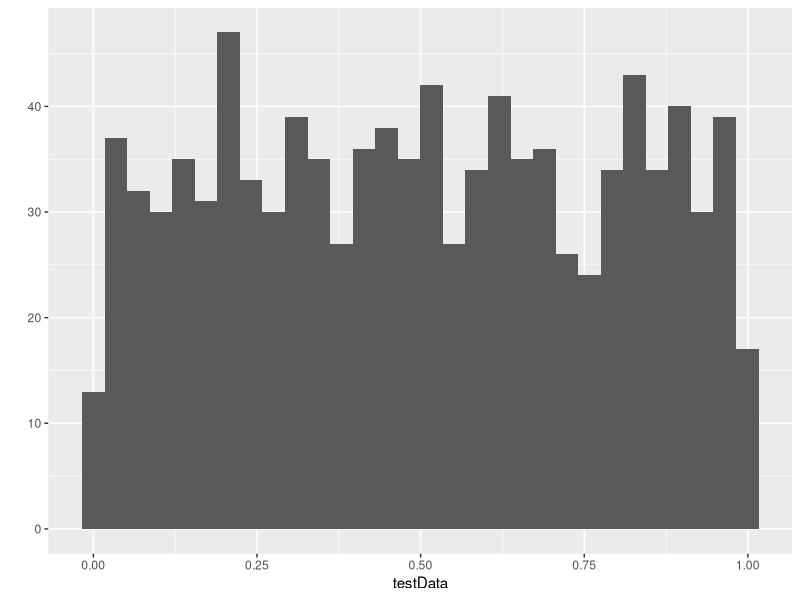
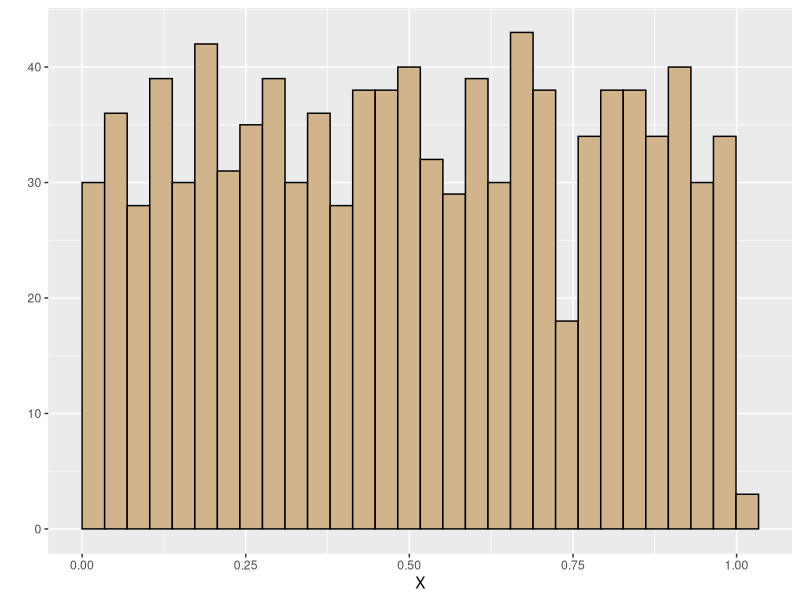
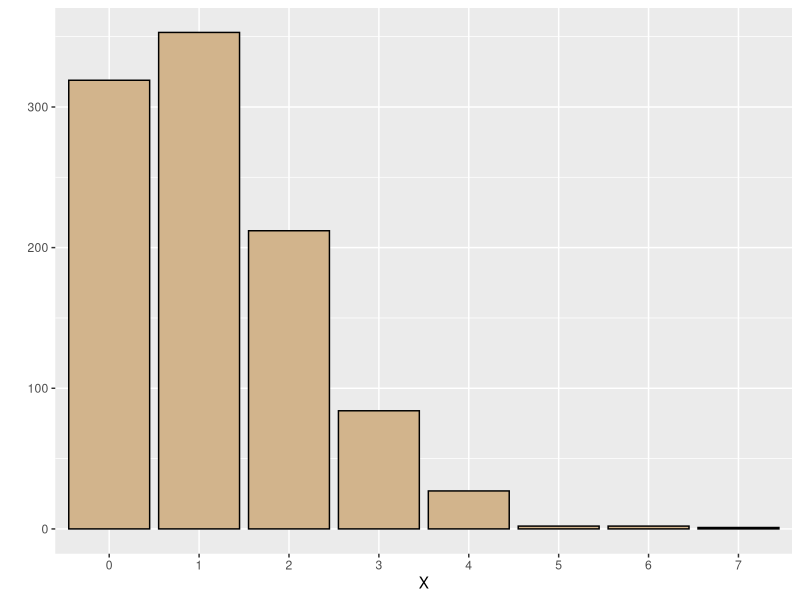
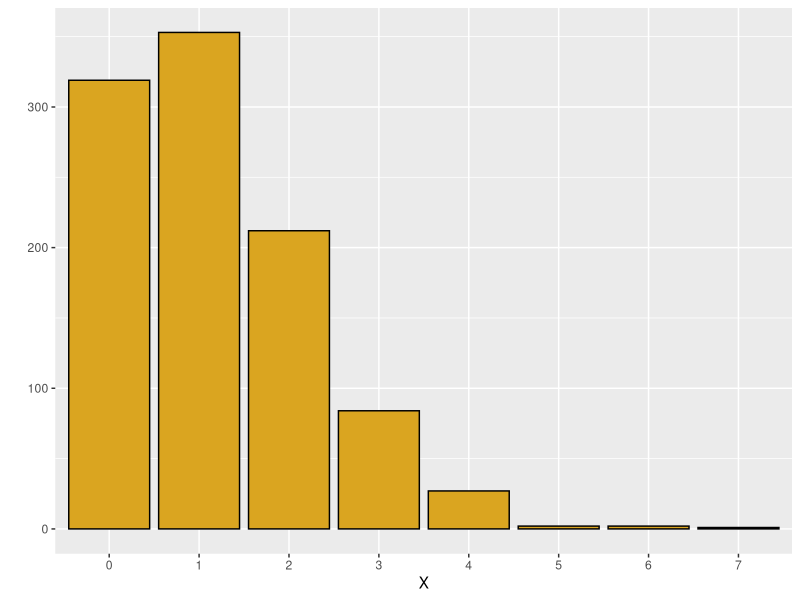
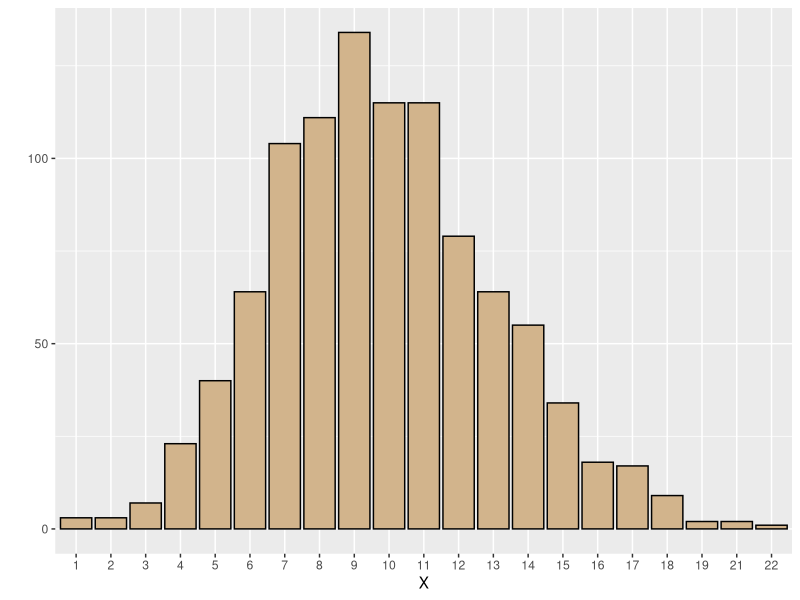
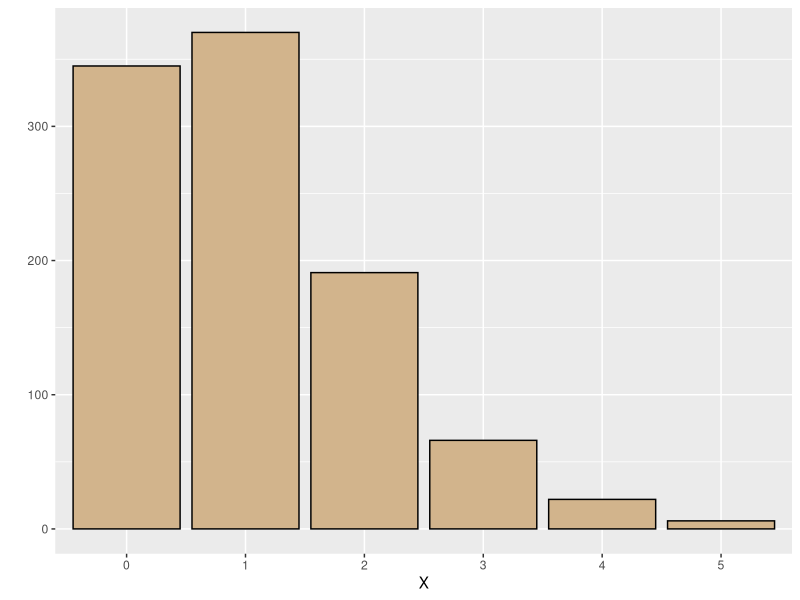
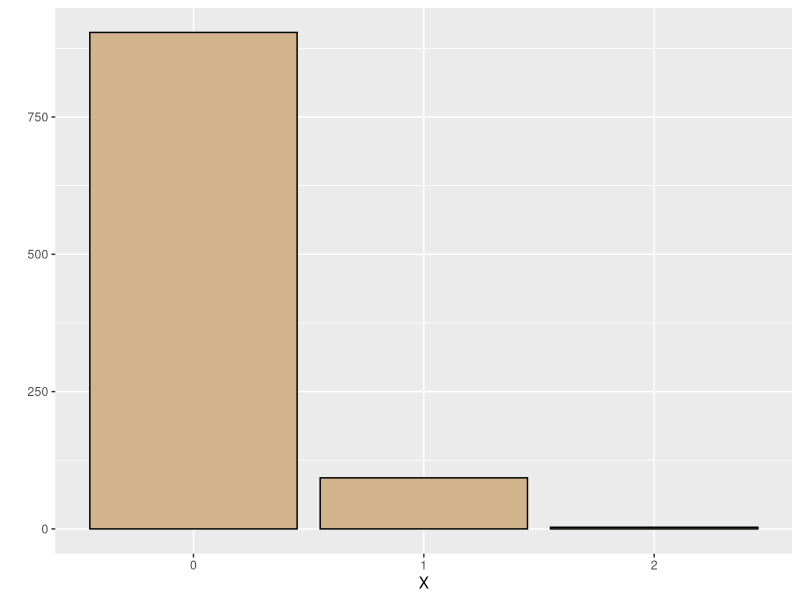
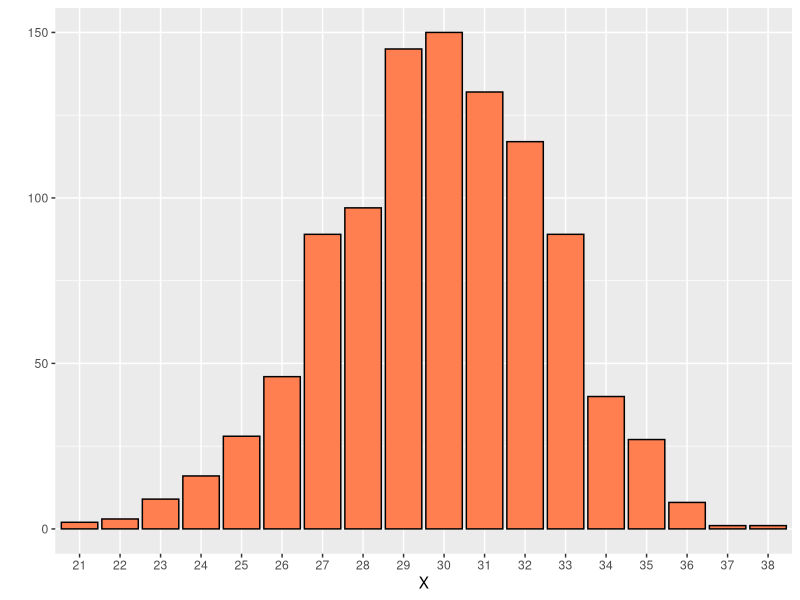

Here is the R script that generated these plots, in order:
## ---- chunk 1
knitr::opts_chunk$set(echo = TRUE,message=FALSE, eval=TRUE)
## ---- chunk 2
library(ggplot2)

# built in function is not so great
testData <- runif(1000)
qplot(testData)

# FUNCTION Histo
# input: xData = a numeric vector
# output: ggplot of histogram



Histo <- function(xData=runif(1000),fColor="tan") {
  z <- qplot(x=xData,color=I("black"),fill=I(fColor),xlab="X",boundary=0)
  
print(z)
print(summary(xData))
print(quantile(xData,probs=c(0.025,0.975)))
}

# FUNCTION iHisto
# input: xData = a numeric vector of integers
# output: ggplot of bar heights

iHisto <- function(xData=runif(1000),fColor="tan") {
z <- qplot(x=factor(xData),color=I("black"),fill=I(fColor),xlab="X")

print(z)
print(summary(xData))
print(quantile(xData,probs=c(0.025,0.975)))
}


Histo(testData)
testData <- rpois(n=1000,lambda=1.1)
iHisto(testData)
iHisto(xData=testData,fColor="goldenrod")
## ---- chunk 3
x <- rpois(n=1000,lambda=10)
iHisto(x)

x <- rpois(n=1000,lambda=1.1)
iHisto(x)
mean(x==0)

x <- rpois(n=1000,lambda=0.1)
iHisto(x)
## ---- chunk 4
x <- rbinom(n=1000,size=40,p=0.75)
iHisto(xData=x,fColor="coral")

x <- rbinom(n=1000,size=40,p=0.0075)
iHisto(xData=x,fColor="darkgreen")
## ---- chunk 5
z <- rmultinom(n=1,size=20,prob=c(0.2,0.7,0.1))
print(z)

# equivalent with sample function:
z <- sample(x=LETTERS[1:3],size=20,prob=c(0.2,0.7,0.1),replace=TRUE)
print(z)
table(z)
## ---- chunk 6
z <- rnbinom(n=1000,size=2,p=0.5)
iHisto(z,fColor="cyan")
